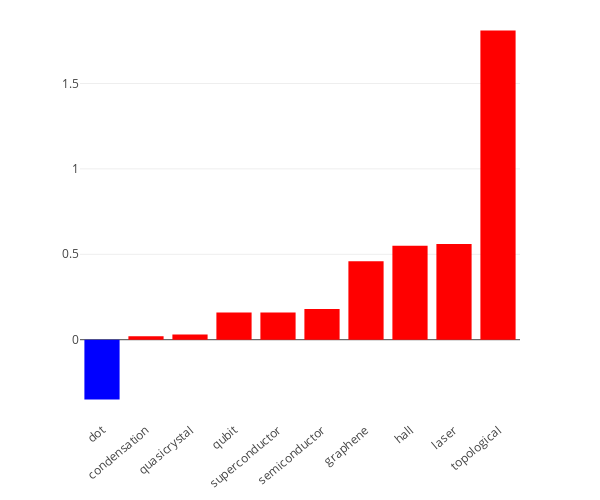

The code cell stored with this chart in its notebook:
### Code cell
terms_evo(terms, section, 10, 17) # terms rate evolution

### Figure 1 — Plotly figure (JSON) as saved in the notebook; plotly's stock layout.template omitted (floating-point values rounded to 4 significant figures)
{"data": [{"marker": {"color": "blue"}, "type": "bar", "x": ["dot"], "y": [-0.35]}, {"marker": {"color": "red"}, "type": "bar", "x": ["condensation", "quasicrystal", "qubit", "superconductor", "semiconductor", "graphene", "hall", "laser", "topological"], "y": [0.02, 0.03, 0.16, 0.16, 0.18, 0.46, 0.55, 0.56, 1.81]}], "layout": {"height": 500, "margin": {"t": 10}, "showlegend": false, "width": 600, "xaxis": {"tickangle": -40}}}
